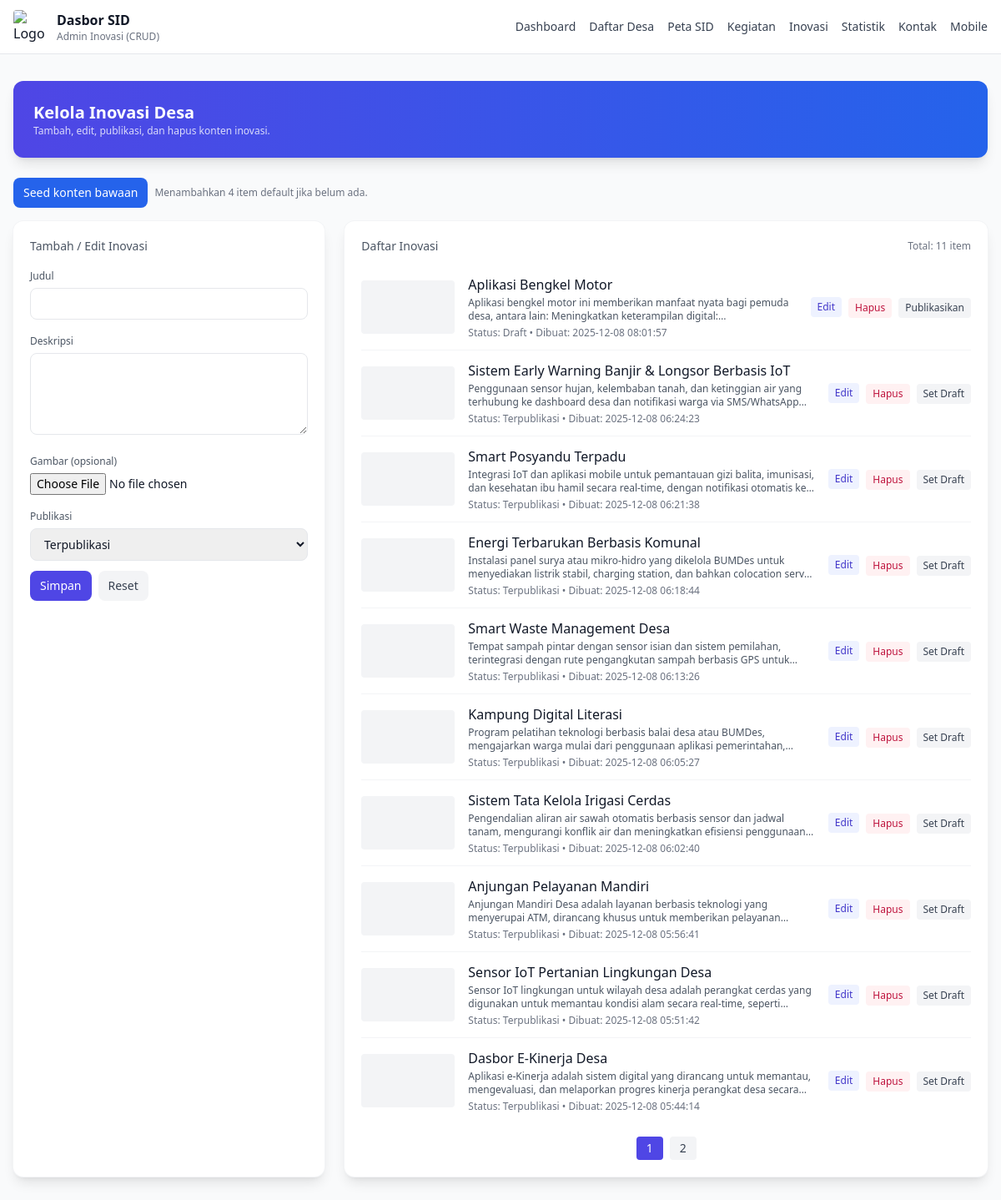
/legacy-php/admin_inovasi.php (signed in), run on the app's committed database.
### tables this page shows
CREATE TABLE `inovasi` (
  `id` int(11) NOT NULL,
  `judul` varchar(255) NOT NULL,
  `deskripsi` text DEFAULT NULL,
  `gambar` varchar(255) DEFAULT NULL,
  `published` tinyint(1) NOT NULL DEFAULT 1,
  `dibuat_pada` datetime NOT NULL DEFAULT current_timestamp(),
  `diperbarui_pada` datetime DEFAULT NULL ON UPDATE current_timestamp()
);

### legacy-php/admin_inovasi.php (the view, shortened to what this page needs)
<?php
$db = db();
$db->query("CREATE TABLE IF NOT EXISTS inovasi (
  id INT AUTO_INCREMENT PRIMARY KEY,
  judul VARCHAR(255) NOT NULL,
  deskripsi TEXT DEFAULT NULL,
  gambar VARCHAR(255) DEFAULT NULL,
  published TINYINT(1) NOT NULL DEFAULT 1,
  dibuat_pada DATETIME NOT NULL DEFAULT CURRENT_TIMESTAMP,
  diperbarui_pada DATETIME NULL DEFAULT NULL ON UPDATE CURRENT_TIMESTAMP
) ENGINE=InnoDB DEFAULT CHARSET=utf8mb4");
$perPage = 10;
$page = isset($_GET['page']) ? max(1, (int)$_GET['page']) : 1;
$totalItems = 0;
if ($res = $db->query('SELECT COUNT(*) AS c FROM inovasi')) { $r = $res->fetch_assoc(); $totalItems = (int)$r['c']; }
$totalPages = $perPage > 0 ? max(1, (int)ceil($totalItems / $perPage)) : 1;
$offset = ($page - 1) * $perPage;
$list = [];
$sql = sprintf('SELECT id, judul, deskripsi, gambar, published, dibuat_pada, diperbarui_pada FROM inovasi ORDER BY dibuat_pada DESC LIMIT %d OFFSET %d', $perPage, $offset);
if ($res = $db->query($sql)) { while ($r = $res->fetch_assoc()) { $list[] = $r; } }
?>
<!doctype html>
<html lang="id">
<head>
  <script src="https://cdn.tailwindcss.com"></script>
</head>
<body class="bg-gray-50 text-gray-900">
  <header class="bg-white border-b">
    <div class="max-w-7xl mx-auto px-4 py-3 flex items-center justify-between">
      <div class="flex items-center gap-3">
        <img src="clasnet.png" alt="Logo Clasnet Group" class="w-10 h-10 rounded object-contain">
        <div>
          <div class="font-semibold">Dasbor SID</div>
          <div class="text-xs text-gray-500">Admin Inovasi (CRUD)</div>
        </div>
      </div>
      <?php $activeSlug = 'admin_inovasi'; if (file_exists(__DIR__ . '/partials/nav.php')) { include __DIR__ . '/partials/nav.php'; } ?>
    </div>
  </header>
  <div class="max-w-7xl mx-auto px-4 py-8">
    <div class="bg-gradient-to-r from-indigo-600 to-blue-600 rounded-xl text-white shadow-lg p-6 mb-6">
      <h1 class="text-xl font-semibold">Kelola Inovasi Desa</h1>
      <p class="text-xs opacity-80">Tambah, edit, publikasi, dan hapus konten inovasi.</p>
    </div>
    <div class="mb-4">
      <form action="" method="post" class="inline-flex items-center gap-2">
        <button type="submit" class="px-3 py-2 bg-blue-600 text-white rounded-lg text-sm">Seed konten bawaan</button>
        <span class="text-xs text-gray-500">Menambahkan 4 item default jika belum ada.</span>
      </form>
    </div>
    <div class="grid grid-cols-1 lg:grid-cols-3 gap-6">
      <div class="lg:col-span-1 bg-white rounded-xl shadow-lg ring-1 ring-gray-100 p-5">
        <div class="text-sm text-gray-600">Tambah / Edit Inovasi</div>
        <form action="" method="post" enctype="multipart/form-data" class="mt-3 space-y-3">
          <div>
            <label class="text-xs text-gray-600">Judul</label>
            <input type="text" name="judul" id="formJudul" class="mt-1 w-full border rounded-lg px-3 py-2 text-sm" required>
          </div>
          <div>
            <label class="text-xs text-gray-600">Deskripsi</label>
            <textarea name="deskripsi" id="formDeskripsi" rows="4" class="mt-1 w-full border rounded-lg px-3 py-2 text-sm"></textarea>
          </div>
          <div>
            <label class="text-xs text-gray-600">Gambar (opsional)</label>
            <input type="file" name="gambar" accept="image/*" class="mt-1 w-full text-sm">
          </div>
          <div>
            <label class="text-xs text-gray-600">Publikasi</label>
            <select name="published" id="formPublished" class="mt-1 w-full border rounded-lg px-3 py-2 text-sm">
              <option value="1">Terpublikasi</option>
            </select>
          </div>
          <div class="flex items-center gap-2">
            <button type="submit" class="px-3 py-2 bg-indigo-600 text-white rounded-lg text-sm">Simpan</button>
            <button type="button" id="resetForm" class="px-3 py-2 bg-gray-100 text-gray-700 rounded-lg text-sm">Reset</button>
          </div>
        </form>
      </div>
      <div class="lg:col-span-2 bg-white rounded-xl shadow-lg ring-1 ring-gray-100 p-5">
        <div class="flex items-center justify-between">
          <div class="text-sm text-gray-600">Daftar Inovasi</div>
          <div class="text-xs text-gray-500">Total: <?= $totalItems ?> item</div>
        </div>
        <div class="mt-3 divide-y divide-gray-100">
          <?php if (empty($list)): ?>
            <div class="text-sm text-gray-600">Belum ada data.</div>
          <?php else: ?>
            <?php foreach ($list as $row): ?>
              <div class="py-3 flex items-center gap-4">
                <div class="w-28 h-16 bg-gray-100 rounded overflow-hidden flex items-center justify-center">
                </div>
                <div class="flex-1">
                  <div class="font-medium text-gray-900"><?= htmlspecialchars($row['judul']) ?></div>
                  <div class="text-xs text-gray-600 mt-0.5 line-clamp-2"><?= nl2br(htmlspecialchars($row['deskripsi'] ?? '')) ?></div>
                  <div class="text-xs text-gray-500 mt-1">Status: <?= $row['published'] ? 'Terpublikasi' : 'Draft' ?> • Dibuat: <?= htmlspecialchars($row['dibuat_pada']) ?></div>
                </div>
                <div class="flex items-center gap-2">
                  <button class="px-2 py-1 text-xs rounded bg-indigo-50 text-indigo-700" onclick="fillEdit(<?= (int)$row['id'] ?>, <?= json_encode($row['judul']) ?>, <?= json_encode($row['deskripsi'] ?? '') ?>, <?= (int)$row['published'] ?>)">Edit</button>
                  <form action="" method="post" onsubmit="return confirm('Hapus inovasi ini?');">
                    <button type="submit" class="px-2 py-1 text-xs rounded bg-rose-50 text-rose-700">Hapus</button>
                  </form>
                  <form action="" method="post">
                    <button type="submit" class="px-2 py-1 text-xs rounded bg-gray-100 text-gray-700"><?= $row['published'] ? 'Set Draft' : 'Publikasikan' ?></button>
                  </form>
                </div>
              </div>
            <?php endforeach; ?>
          <?php endif; ?>
        </div>
        <?php if ($totalPages > 1): ?>
          <div class="mt-4 flex items-center justify-center gap-2 text-sm">
            <?php for ($p=1; $p<=$totalPages; $p++): $is = ($p===$page); ?>
              <a href="?page=<?= $p ?>" class="px-3 py-1 rounded <?= $is ? 'bg-indigo-600 text-white' : 'bg-gray-100 text-gray-700' ?>"><?= $p ?></a>
            <?php endfor; ?>
          </div>
        <?php endif; ?>
      </div>
    </div>
  </div>
</body>
</html>

### data on the page
inovasi: judul "Aplikasi Bengkel Motor", deskripsi "Aplikasi bengkel motor ini memberikan manfaat nyata bagi pemuda desa, antara lain: Meningkatkan keterampilan…", published "Draft", dibuat_pada "2025-12-08 08:01:57"
inovasi: judul "Sistem Early Warning Banjir & Longsor Berbasis IoT", deskripsi "Penggunaan sensor hujan, kelembaban tanah, dan ketinggian air yang terhubung ke dashboard desa dan notifikasi warga via…", published "Terpublikasi", dibuat_pada "2025-12-08 06:24:23"
inovasi: judul "Smart Posyandu Terpadu", deskripsi "Integrasi IoT dan aplikasi mobile untuk pemantauan gizi balita, imunisasi, dan kesehatan ibu hamil secara real-time, dengan notifikasi otomatis…", published "Terpublikasi", dibuat_pada "2025-12-08 06:21:38"
inovasi: judul "Energi Terbarukan Berbasis Komunal", deskripsi "Instalasi panel surya atau mikro-hidro yang dikelola BUMDes untuk menyediakan listrik stabil, charging station, dan bahkan colocation…", published "Terpublikasi", dibuat_pada "2025-12-08 06:18:44"
inovasi: judul "Smart Waste Management Desa", deskripsi "Tempat sampah pintar dengan sensor isian dan sistem pemilahan, terintegrasi dengan rute pengangkutan sampah berbasis GPS…", published "Terpublikasi", dibuat_pada "2025-12-08 06:13:26"
inovasi: judul "Kampung Digital Literasi", deskripsi "Program pelatihan teknologi berbasis balai desa atau BUMDes, mengajarkan warga mulai dari penggunaan aplikasi…", published "Terpublikasi", dibuat_pada "2025-12-08 06:05:27"
inovasi: judul "Sistem Tata Kelola Irigasi Cerdas", deskripsi "Pengendalian aliran air sawah otomatis berbasis sensor dan jadwal tanam, mengurangi konflik air dan meningkatkan efisiensi…", published "Terpublikasi", dibuat_pada "2025-12-08 06:02:40"
inovasi: judul "Anjungan Pelayanan Mandiri", deskripsi "Anjungan Mandiri Desa adalah layanan berbasis teknologi yang menyerupai ATM, dirancang khusus untuk memberikan…", published "Terpublikasi", dibuat_pada "2025-12-08 05:56:41"
inovasi: judul "Sensor IoT Pertanian Lingkungan Desa", deskripsi "Sensor IoT lingkungan untuk wilayah desa adalah perangkat cerdas yang digunakan untuk memantau kondisi alam secara real-time,…", published "Terpublikasi", dibuat_pada "2025-12-08 05:51:42"
inovasi: judul "Dasbor E-Kinerja Desa", deskripsi "Aplikasi e-Kinerja adalah sistem digital yang dirancang untuk memantau, mengevaluasi, dan melaporkan progres kinerja perangkat desa…", published "Terpublikasi", dibuat_pada "2025-12-08 05:44:14"

### other printed values
$it['label'] "Dashboard"
$it['label'] "Daftar Desa"
$it['label'] "Peta SID"
$it['label'] "Kegiatan"
$it['label'] "Inovasi"
$it['label'] "Statistik"
$it['label'] "Kontak"
$it['label'] "Mobile"
$totalItems "11"
